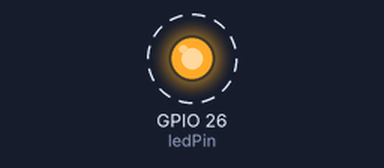
Bench run of a sketch on a simulated ESP32. Parts: output pins drawn as LEDs (lit = HIGH). Dashed ring = blinking.

Above: at 0.5 s.
Timing chart, 0 to 3.0 s (numbered marks = the images above):
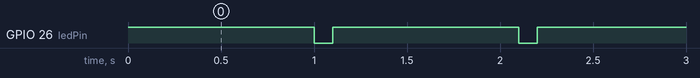

Measured:
- by itself, GPIO 26 (ledPin): alternates HIGH for 1.0 s and LOW for 0.10 s

The sketch:

arduino_blink_LED.ino
```cpp
const int ledPin = 26;

void setup() {
  // initialize digital pin 13 as an output.
  pinMode(ledPin, OUTPUT);
}

void loop() {
  digitalWrite(ledPin, HIGH);    // turn on LED
  delay(1000);                   // pause for a second
  digitalWrite(ledPin, LOW);     // turn LED off
  delay(100);                   // pause for a second
}
```
